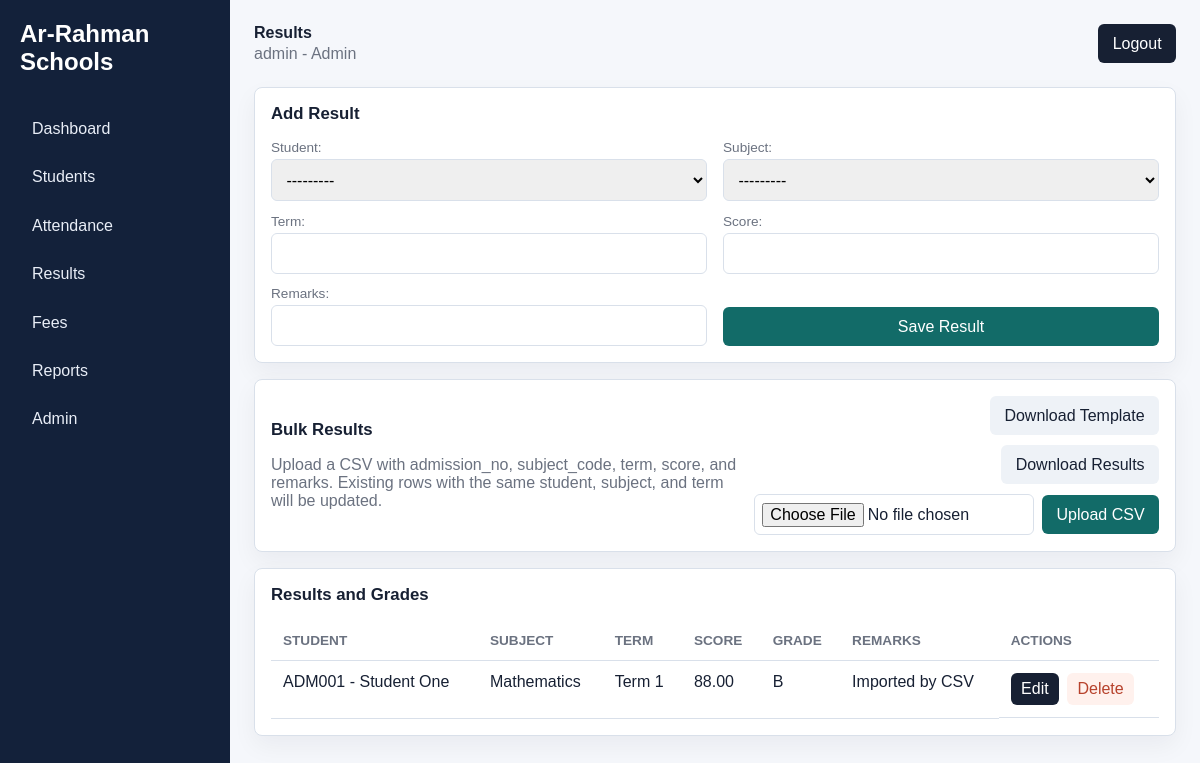
The app's page /results/ (signed in) with its own data.
### accounts/models.py (models this page shows)
class User(AbstractUser):
    class Role(models.TextChoices):
        ADMIN = "ADMIN", "Admin"
        TEACHER = "TEACHER", "Teacher"
        STUDENT = "STUDENT", "Student"
    role = models.CharField(max_length=20, choices=Role.choices, default=Role.STUDENT)
    @property
    def is_admin_role(self):
        return self.role == self.Role.ADMIN or self.is_superuser
    @property
    def is_teacher_role(self):
        return self.role == self.Role.TEACHER
    @property
    def is_student_role(self):
        return self.role == self.Role.STUDENT

### academics/models.py (models this page shows, shortened)
class GradeResult(models.Model):
    student = models.ForeignKey(StudentProfile, on_delete=models.CASCADE, related_name="results")
    subject = models.ForeignKey(Subject, on_delete=models.PROTECT, related_name="results")
    term = models.CharField(max_length=60)
    score = models.DecimalField(max_digits=5, decimal_places=2, validators=[MinValueValidator(0), MaxValueValidator(100)])
    remarks = models.CharField(max_length=255, blank=True)
    class Meta:
        unique_together = ("student", "subject", "term")
        ordering = ["student__admission_no", "term", "subject__name"]
    @property
    def letter_grade(self):
        score = float(self.score)
        if score >= 90:
            return "A"
        if score >= 80:
            return "B"
        if score >= 70:
            return "C"
        if score >= 60:
            return "D"
        return "F"

class StudentProfile(models.Model):
    user = models.OneToOneField(settings.AUTH_USER_MODEL, on_delete=models.CASCADE, related_name="student_profile")
    admission_no = models.CharField(max_length=30, unique=True)
    school_class = models.ForeignKey(SchoolClass, on_delete=models.PROTECT, related_name="students")
    guardian_name = models.CharField(max_length=120)
    guardian_phone = models.CharField(max_length=30)
    date_of_birth = models.DateField(null=True, blank=True)
    address = models.TextField(blank=True)
    active = models.BooleanField(default=True)
    class Meta:
        ordering = ["school_class__name", "admission_no"]
    def __str__(self):
        return f"{self.admission_no} - {self.user.get_full_name() or self.user.username}"

class Subject(models.Model):
    name = models.CharField(max_length=100)
    code = models.CharField(max_length=20, unique=True)
    school_class = models.ForeignKey(SchoolClass, on_delete=models.CASCADE, related_name="subjects")
    class Meta:
        ordering = ["school_class__name", "name"]
    def __str__(self):
        return f"{self.code} - {self.name}"

### academics/views.py (the view)
# urls.py: path("results/", views.results, name="results"),
@login_required
def results(request):
    form = GradeResultForm(user=request.user)
    if request.method == "POST" and can_manage(request.user):
        form = GradeResultForm(request.POST, user=request.user)
        if form.is_valid():
            form.save()
            messages.success(request, "Result saved.")
            return redirect("results")
    context = {
        "results": role_queryset(request.user, GradeResult.objects.select_related("student", "student__user", "subject")),
        "form": form,
        "can_create": can_manage(request.user),
    }
    return render(request, "academics/results.html", context)

### academics/forms.py
class GradeResultForm(forms.ModelForm):
    def __init__(self, *args, user=None, **kwargs):
        super().__init__(*args, **kwargs)
        if user and getattr(user, "is_teacher_role", False):
            subject_ids = user.teacher_profile.subjects.values_list("id", flat=True) if hasattr(user, "teacher_profile") else []
            self.fields["subject"].queryset = Subject.objects.filter(id__in=subject_ids)
            self.fields["student"].queryset = StudentProfile.objects.filter(school_class_id__in=teacher_class_ids(user))
    class Meta:
        model = GradeResult
        fields = ["student", "subject", "term", "score", "remarks"]

### academics/views.py (called while the page is built, shortened)
def role_queryset(user, queryset):
    model = queryset.model
    if user.is_superuser or user.role == User.Role.ADMIN:
        return queryset

def can_manage(user):
    return user.is_superuser or user.role in [User.Role.ADMIN, User.Role.TEACHER]

### templates/academics/results.html (shortened to what this page needs)
{% extends "base.html" %}
{% block page_title %}Results{% endblock %}
{% block content %}
{% if can_create %}<section class="panel form-panel"><h2>Add Result</h2><form method="post">{% csrf_token %}{{ form.as_p }}<button class="primary">Save Result</button></form></section>{% endif %}
{% if can_create %}
<section class="panel bulk-panel">
  <div>
    <h2>Bulk Results</h2>
    <p>Upload a CSV with admission_no, subject_code, term, score, and remarks. Existing rows with the same student, subject, and term will be updated.</p>
  </div>
  <div class="bulk-actions">
    <a class="button secondary" href="{% url 'results_template' %}">Download Template</a>
    <a class="button secondary" href="{% url 'results_export' %}">Download Results</a>
    <form method="post" action="{% url 'results_import' %}" enctype="multipart/form-data">
      <input type="file" name="results_file" accept=".csv,text/csv" required>
      <button class="primary">Upload CSV</button>
    </form>
  </div>
</section>
{% endif %}
<section class="panel"><h2>Results and Grades</h2><table><tr><th>Student</th><th>Subject</th><th>Term</th><th>Score</th><th>Grade</th><th>Remarks</th>{% if can_create %}<th>Actions</th>{% endif %}</tr>
{% for result in results %}<tr><td>{{ result.student }}</td><td>{{ result.subject.name }}</td><td>{{ result.term }}</td><td>{{ result.score }}</td><td>{{ result.letter_grade }}</td><td>{{ result.remarks }}</td>{% if can_create %}<td class="actions"><a class="button compact" href="{% url 'result_edit' result.pk %}">Edit</a><a class="button compact danger-link" href="{% url 'result_delete' result.pk %}">Delete</a></td>{% endif %}</tr>{% empty %}<tr><td colspan="{% if can_create %}7{% else %}6{% endif %}">No results found.</td></tr>{% endfor %}
</table></section>
{% endblock %}

### templates/base.html (shortened to what this page needs)
{% load static %}
<!doctype html>
<html lang="en">
<head>
  <link rel="stylesheet" href="{% static 'css/styles.css' %}">
</head>
<body>
  <aside class="sidebar">
    <div class="brand">Ar-Rahman Schools</div>
    <nav>
      <a href="{% url 'dashboard' %}">Dashboard</a>
      <a href="{% url 'students' %}">Students</a>
      <a href="{% url 'attendance' %}">Attendance</a>
      <a href="{% url 'results' %}">Results</a>
      <a href="{% url 'fees' %}">Fees</a>
      <a href="{% url 'reports' %}">Reports</a>
      {% if user.is_admin_role %}<a href="/admin/">Admin</a>{% endif %}
    </nav>
  </aside>
  <main class="main">
    <header class="topbar">
      <div>
        <strong>{% block page_title %}Dashboard{% endblock %}</strong>
        {% if user.is_authenticated %}<span>{{ user.get_full_name|default:user.username }} - {{ user.get_role_display }}</span>{% endif %}
      </div>
      {% if user.is_authenticated %}
        <form method="post" action="{% url 'logout' %}">{% csrf_token %}<button>Logout</button></form>
      {% endif %}
    </header>
    {% block content %}{% endblock %}
  </main>
</body>
</html>

### static/css/styles.css (style rules this page uses)
:root { --bg: #f5f7fb; --panel: #ffffff; --ink: #172033; --muted: #6b7280; --line: #d9e0ea; --brand: #126b68; --brand-dark: #0d4e4c; --accent: #b7422c; }
* { box-sizing: border-box; }
body { margin: 0; min-height: 100vh; display: flex; background: var(--bg); color: var(--ink); font-family: Arial, Helvetica, sans-serif; }
a { color: inherit; text-decoration: none; }
button, input, select, textarea { font: inherit; }
button { border: 0; border-radius: 6px; background: var(--ink); color: white; padding: 0.65rem 0.9rem; cursor: pointer; }
.button { border-radius: 6px; display: inline-flex; align-items: center; justify-content: center; background: var(--ink); color: white; min-height: 2.35rem; padding: 0.65rem 0.9rem; }
.button.compact { min-height: 2rem; padding: 0.45rem 0.65rem; }
.secondary { background: #eef2f7; color: var(--ink); }
.danger-link { background: #fff1ed; color: var(--accent); }
.primary { background: var(--brand); }
.sidebar { width: 230px; min-height: 100vh; background: #13213a; color: white; padding: 1.25rem; position: fixed; }
.brand { font-size: 1.5rem; font-weight: 800; margin-bottom: 2rem; }
.sidebar nav { display: grid; gap: 0.4rem; }
.sidebar a { border-radius: 6px; color: #e9eef7; padding: 0.75rem; }
.main { flex: 1; margin-left: 230px; padding: 1.5rem; }
.topbar { display: flex; justify-content: space-between; align-items: center; gap: 1rem; margin-bottom: 1.5rem; }
.topbar span { color: var(--muted); display: block; margin-top: 0.2rem; }
.metrics article, .panel, .login-panel { background: var(--panel); border: 1px solid var(--line); border-radius: 8px; box-shadow: 0 10px 25px rgba(17, 24, 39, 0.05); }
.panel { margin-bottom: 1rem; overflow: hidden; padding: 1rem; }
.panel h2 { font-size: 1.05rem; margin: 0 0 1rem; }
table { border-collapse: collapse; width: 100%; }
th, td { border-bottom: 1px solid var(--line); padding: 0.75rem; text-align: left; vertical-align: top; }
th { color: var(--muted); font-size: 0.85rem; text-transform: uppercase; }
.actions, .inline-actions, .form-actions { display: flex; align-items: center; gap: 0.5rem; flex-wrap: wrap; }
.bulk-panel { display: grid; grid-template-columns: minmax(0, 1fr) auto; gap: 1rem; align-items: center; }
.bulk-panel p { color: var(--muted); margin: 0; }
.bulk-actions { display: grid; gap: 0.65rem; justify-items: end; }
.bulk-actions form { display: flex; align-items: center; gap: 0.5rem; flex-wrap: wrap; justify-content: flex-end; }
.bulk-actions input[type="file"] { border: 1px solid var(--line); border-radius: 6px; max-width: 280px; padding: 0.45rem; }
.form-panel form { display: grid; grid-template-columns: repeat(2, minmax(0, 1fr)); gap: 0.8rem 1rem; }
.form-panel p { margin: 0; }
.form-panel label { color: var(--muted); display: block; font-size: 0.85rem; margin-bottom: 0.25rem; }
.form-panel input, .form-panel select, .form-panel textarea, .login-panel input { border: 1px solid var(--line); border-radius: 6px; padding: 0.65rem; width: 100%; }
.form-panel button { align-self: end; }

### records on screen
User: get_full_name "admin", role "Admin"
GradeResult: student "ADM001 - Student One", subject.name "Mathematics", term "Term 1", score "88.00", letter_grade "B", remarks "Imported by CSV"
